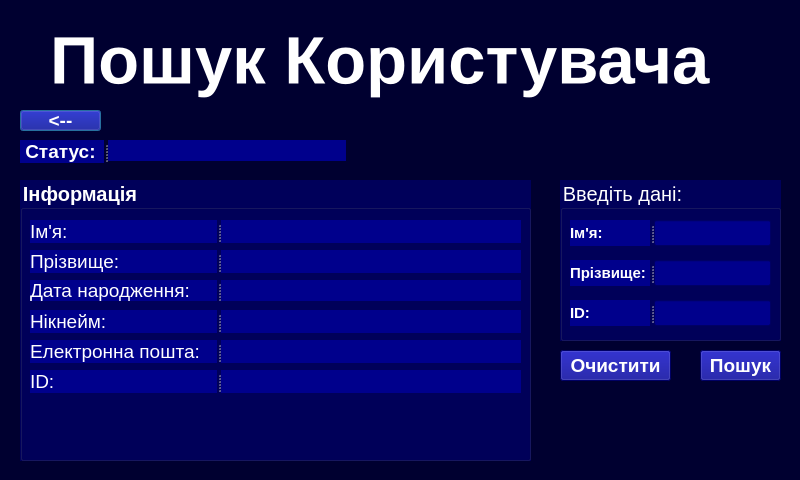
<?xml version="1.0" encoding="UTF-8"?>
<ui version="4.0">
 <class>search_customer</class>
 <widget class="QDialog" name="search_customer">
  <property name="geometry">
   <rect>
    <x>0</x>
    <y>0</y>
    <width>800</width>
    <height>480</height>
   </rect>
  </property>
  <property name="windowTitle">
   <string>Dialog</string>
  </property>
  <property name="styleSheet">
   <string notr="true">background-color:rgb(0, 0, 48);
</string>
  </property>
  <widget class="QGroupBox" name="INFO_OUT">
   <property name="geometry">
    <rect>
     <x>20</x>
     <y>180</y>
     <width>511</width>
     <height>281</height>
    </rect>
   </property>
   <property name="font">
    <font>
     <pointsize>15</pointsize>
     <weight>75</weight>
     <bold>true</bold>
    </font>
   </property>
   <property name="styleSheet">
    <string notr="true">color:white;
background-color:rgb(0, 0, 90);</string>
   </property>
   <property name="title">
    <string>Інформація</string>
   </property>
   <widget class="QSplitter" name="Second_name">
    <property name="geometry">
     <rect>
      <x>10</x>
      <y>70</y>
      <width>491</width>
      <height>23</height>
     </rect>
    </property>
    <property name="orientation">
     <enum>Qt::Horizontal</enum>
    </property>
    <widget class="QLabel" name="second_name_L">
     <property name="enabled">
      <bool>true</bool>
     </property>
     <property name="minimumSize">
      <size>
       <width>187</width>
       <height>23</height>
      </size>
     </property>
     <property name="maximumSize">
      <size>
       <width>313</width>
       <height>23</height>
      </size>
     </property>
     <property name="font">
      <font>
       <pointsize>14</pointsize>
      </font>
     </property>
     <property name="styleSheet">
      <string notr="true">color:white;
background-color:rgb(0, 0, 140);</string>
     </property>
     <property name="text">
      <string>Прізвище:</string>
     </property>
    </widget>
    <widget class="QLabel" name="second_name_out">
     <property name="minimumSize">
      <size>
       <width>300</width>
       <height>0</height>
      </size>
     </property>
     <property name="font">
      <font>
       <pointsize>14</pointsize>
      </font>
     </property>
     <property name="styleSheet">
      <string notr="true">color:white;
background-color:rgb(0, 0, 140);</string>
     </property>
     <property name="text">
      <string/>
     </property>
    </widget>
   </widget>
   <widget class="QSplitter" name="Date_of_birth">
    <property name="geometry">
     <rect>
      <x>10</x>
      <y>100</y>
      <width>491</width>
      <height>21</height>
     </rect>
    </property>
    <property name="orientation">
     <enum>Qt::Horizontal</enum>
    </property>
    <widget class="QLabel" name="data_L">
     <property name="enabled">
      <bool>true</bool>
     </property>
     <property name="minimumSize">
      <size>
       <width>187</width>
       <height>21</height>
      </size>
     </property>
     <property name="maximumSize">
      <size>
       <width>313</width>
       <height>16777215</height>
      </size>
     </property>
     <property name="font">
      <font>
       <pointsize>14</pointsize>
      </font>
     </property>
     <property name="styleSheet">
      <string notr="true">color:white;
background-color:rgb(0, 0, 140);</string>
     </property>
     <property name="text">
      <string>Дата народження:</string>
     </property>
    </widget>
    <widget class="QLabel" name="data_out">
     <property name="minimumSize">
      <size>
       <width>300</width>
       <height>0</height>
      </size>
     </property>
     <property name="font">
      <font>
       <pointsize>14</pointsize>
      </font>
     </property>
     <property name="styleSheet">
      <string notr="true">color:white;
background-color:rgb(0, 0, 140);</string>
     </property>
     <property name="text">
      <string/>
     </property>
    </widget>
   </widget>
   <widget class="QSplitter" name="NIk">
    <property name="geometry">
     <rect>
      <x>10</x>
      <y>130</y>
      <width>491</width>
      <height>23</height>
     </rect>
    </property>
    <property name="orientation">
     <enum>Qt::Horizontal</enum>
    </property>
    <widget class="QLabel" name="nik_L">
     <property name="enabled">
      <bool>true</bool>
     </property>
     <property name="minimumSize">
      <size>
       <width>187</width>
       <height>23</height>
      </size>
     </property>
     <property name="maximumSize">
      <size>
       <width>313</width>
       <height>16777215</height>
      </size>
     </property>
     <property name="font">
      <font>
       <pointsize>14</pointsize>
      </font>
     </property>
     <property name="styleSheet">
      <string notr="true">color:white;
background-color:rgb(0, 0, 140);</string>
     </property>
     <property name="text">
      <string>Нікнейм:</string>
     </property>
    </widget>
    <widget class="QLabel" name="nik_out">
     <property name="minimumSize">
      <size>
       <width>300</width>
       <height>0</height>
      </size>
     </property>
     <property name="font">
      <font>
       <pointsize>14</pointsize>
      </font>
     </property>
     <property name="styleSheet">
      <string notr="true">color:white;
background-color:rgb(0, 0, 140);</string>
     </property>
     <property name="text">
      <string/>
     </property>
    </widget>
   </widget>
   <widget class="QSplitter" name="EMAIL">
    <property name="geometry">
     <rect>
      <x>10</x>
      <y>160</y>
      <width>491</width>
      <height>23</height>
     </rect>
    </property>
    <property name="orientation">
     <enum>Qt::Horizontal</enum>
    </property>
    <widget class="QLabel" name="email_L">
     <property name="enabled">
      <bool>true</bool>
     </property>
     <property name="minimumSize">
      <size>
       <width>187</width>
       <height>23</height>
      </size>
     </property>
     <property name="maximumSize">
      <size>
       <width>313</width>
       <height>16777215</height>
      </size>
     </property>
     <property name="font">
      <font>
       <pointsize>14</pointsize>
      </font>
     </property>
     <property name="styleSheet">
      <string notr="true">color:white;
background-color:rgb(0, 0, 140);</string>
     </property>
     <property name="text">
      <string>Електронна пошта:</string>
     </property>
    </widget>
    <widget class="QLabel" name="email_out">
     <property name="minimumSize">
      <size>
       <width>300</width>
       <height>0</height>
      </size>
     </property>
     <property name="font">
      <font>
       <pointsize>14</pointsize>
      </font>
     </property>
     <property name="styleSheet">
      <string notr="true">color:white;
background-color:rgb(0, 0, 140);</string>
     </property>
     <property name="text">
      <string/>
     </property>
    </widget>
   </widget>
   <widget class="QSplitter" name="First_Name">
    <property name="geometry">
     <rect>
      <x>10</x>
      <y>40</y>
      <width>491</width>
      <height>23</height>
     </rect>
    </property>
    <property name="orientation">
     <enum>Qt::Horizontal</enum>
    </property>
    <widget class="QLabel" name="name_L">
     <property name="enabled">
      <bool>true</bool>
     </property>
     <property name="minimumSize">
      <size>
       <width>187</width>
       <height>23</height>
      </size>
     </property>
     <property name="maximumSize">
      <size>
       <width>313</width>
       <height>16777215</height>
      </size>
     </property>
     <property name="font">
      <font>
       <pointsize>14</pointsize>
      </font>
     </property>
     <property name="styleSheet">
      <string notr="true">color:white;
background-color:rgb(0, 0, 140);</string>
     </property>
     <property name="text">
      <string>Ім'я:</string>
     </property>
    </widget>
    <widget class="QLabel" name="name_out">
     <property name="minimumSize">
      <size>
       <width>300</width>
       <height>23</height>
      </size>
     </property>
     <property name="font">
      <font>
       <pointsize>14</pointsize>
      </font>
     </property>
     <property name="styleSheet">
      <string notr="true">color:white;
background-color:rgb(0, 0, 140);</string>
     </property>
     <property name="text">
      <string/>
     </property>
    </widget>
   </widget>
   <widget class="QSplitter" name="ID">
    <property name="geometry">
     <rect>
      <x>10</x>
      <y>190</y>
      <width>491</width>
      <height>23</height>
     </rect>
    </property>
    <property name="orientation">
     <enum>Qt::Horizontal</enum>
    </property>
    <widget class="QLabel" name="ID_L">
     <property name="enabled">
      <bool>true</bool>
     </property>
     <property name="minimumSize">
      <size>
       <width>187</width>
       <height>23</height>
      </size>
     </property>
     <property name="maximumSize">
      <size>
       <width>313</width>
       <height>16777215</height>
      </size>
     </property>
     <property name="font">
      <font>
       <pointsize>14</pointsize>
      </font>
     </property>
     <property name="styleSheet">
      <string notr="true">color:white;
background-color:rgb(0, 0, 140);</string>
     </property>
     <property name="text">
      <string>ID:</string>
     </property>
    </widget>
    <widget class="QLabel" name="ID_out">
     <property name="minimumSize">
      <size>
       <width>300</width>
       <height>0</height>
      </size>
     </property>
     <property name="font">
      <font>
       <pointsize>14</pointsize>
      </font>
     </property>
     <property name="styleSheet">
      <string notr="true">color:white;
background-color:rgb(0, 0, 140);</string>
     </property>
     <property name="text">
      <string/>
     </property>
    </widget>
   </widget>
  </widget>
  <widget class="QLabel" name="logo">
   <property name="geometry">
    <rect>
     <x>50</x>
     <y>20</y>
     <width>698</width>
     <height>81</height>
    </rect>
   </property>
   <property name="font">
    <font>
     <pointsize>50</pointsize>
     <weight>75</weight>
     <bold>true</bold>
    </font>
   </property>
   <property name="styleSheet">
    <string notr="true">color:white;</string>
   </property>
   <property name="text">
    <string>Пошук Користувача</string>
   </property>
  </widget>
  <widget class="QPushButton" name="Exit_B">
   <property name="geometry">
    <rect>
     <x>20</x>
     <y>110</y>
     <width>81</width>
     <height>21</height>
    </rect>
   </property>
   <property name="font">
    <font>
     <pointsize>14</pointsize>
     <weight>75</weight>
     <bold>true</bold>
    </font>
   </property>
   <property name="styleSheet">
    <string notr="true">color:white;
background-color:rgb(0, 0, 140);</string>
   </property>
   <property name="text">
    <string>&lt;--</string>
   </property>
  </widget>
  <widget class="QGroupBox" name="INFO_IN">
   <property name="geometry">
    <rect>
     <x>560</x>
     <y>180</y>
     <width>221</width>
     <height>161</height>
    </rect>
   </property>
   <property name="font">
    <font>
     <pointsize>15</pointsize>
    </font>
   </property>
   <property name="styleSheet">
    <string notr="true">color:white;
background-color:rgb(0, 0, 90);</string>
   </property>
   <property name="title">
    <string>Введіть дані:</string>
   </property>
   <widget class="QSplitter" name="splitter">
    <property name="geometry">
     <rect>
      <x>10</x>
      <y>40</y>
      <width>201</width>
      <height>26</height>
     </rect>
    </property>
    <property name="orientation">
     <enum>Qt::Horizontal</enum>
    </property>
    <widget class="QLabel" name="name_in_L">
     <property name="minimumSize">
      <size>
       <width>80</width>
       <height>0</height>
      </size>
     </property>
     <property name="font">
      <font>
       <pointsize>11</pointsize>
       <weight>75</weight>
       <bold>true</bold>
      </font>
     </property>
     <property name="styleSheet">
      <string notr="true">color:white;
background-color:rgb(0, 0, 140);</string>
     </property>
     <property name="text">
      <string>Ім'я:</string>
     </property>
    </widget>
    <widget class="QLineEdit" name="name_in">
     <property name="maximumSize">
      <size>
       <width>117</width>
       <height>26</height>
      </size>
     </property>
     <property name="font">
      <font>
       <pointsize>11</pointsize>
      </font>
     </property>
     <property name="styleSheet">
      <string notr="true">color:white;
background-color:rgb(0, 0, 140);


</string>
     </property>
    </widget>
   </widget>
   <widget class="QSplitter" name="splitter_2">
    <property name="geometry">
     <rect>
      <x>10</x>
      <y>80</y>
      <width>201</width>
      <height>26</height>
     </rect>
    </property>
    <property name="orientation">
     <enum>Qt::Horizontal</enum>
    </property>
    <widget class="QLabel" name="second_name_in_L">
     <property name="minimumSize">
      <size>
       <width>80</width>
       <height>0</height>
      </size>
     </property>
     <property name="font">
      <font>
       <pointsize>11</pointsize>
       <weight>75</weight>
       <bold>true</bold>
      </font>
     </property>
     <property name="styleSheet">
      <string notr="true">color:white;
background-color:rgb(0, 0, 140);</string>
     </property>
     <property name="text">
      <string>Прізвище:</string>
     </property>
    </widget>
    <widget class="QLineEdit" name="second_name_in">
     <property name="maximumSize">
      <size>
       <width>117</width>
       <height>26</height>
      </size>
     </property>
     <property name="font">
      <font>
       <pointsize>11</pointsize>
      </font>
     </property>
     <property name="styleSheet">
      <string notr="true">color:white;
background-color:rgb(0, 0, 140);


</string>
     </property>
    </widget>
   </widget>
   <widget class="QSplitter" name="splitter_3">
    <property name="geometry">
     <rect>
      <x>10</x>
      <y>120</y>
      <width>201</width>
      <height>26</height>
     </rect>
    </property>
    <property name="orientation">
     <enum>Qt::Horizontal</enum>
    </property>
    <widget class="QLabel" name="ID_IN_L">
     <property name="minimumSize">
      <size>
       <width>80</width>
       <height>0</height>
      </size>
     </property>
     <property name="font">
      <font>
       <pointsize>11</pointsize>
       <weight>75</weight>
       <bold>true</bold>
      </font>
     </property>
     <property name="styleSheet">
      <string notr="true">color:white;
background-color:rgb(0, 0, 140);</string>
     </property>
     <property name="text">
      <string>ID:</string>
     </property>
    </widget>
    <widget class="QLineEdit" name="ID_IN">
     <property name="maximumSize">
      <size>
       <width>117</width>
       <height>26</height>
      </size>
     </property>
     <property name="font">
      <font>
       <pointsize>11</pointsize>
      </font>
     </property>
     <property name="styleSheet">
      <string notr="true">color:white;
background-color:rgb(0, 0, 140);


</string>
     </property>
    </widget>
   </widget>
  </widget>
  <widget class="QPushButton" name="search_B">
   <property name="geometry">
    <rect>
     <x>700</x>
     <y>350</y>
     <width>81</width>
     <height>31</height>
    </rect>
   </property>
   <property name="font">
    <font>
     <pointsize>14</pointsize>
     <weight>75</weight>
     <bold>true</bold>
    </font>
   </property>
   <property name="styleSheet">
    <string notr="true">color:white;
background-color:rgb(0, 0, 140);


</string>
   </property>
   <property name="text">
    <string>Пошук</string>
   </property>
  </widget>
  <widget class="QPushButton" name="Clear_B">
   <property name="geometry">
    <rect>
     <x>560</x>
     <y>350</y>
     <width>111</width>
     <height>31</height>
    </rect>
   </property>
   <property name="font">
    <font>
     <pointsize>14</pointsize>
     <weight>75</weight>
     <bold>true</bold>
    </font>
   </property>
   <property name="styleSheet">
    <string notr="true">color:white;
background-color:rgb(0, 0, 140);


</string>
   </property>
   <property name="text">
    <string>Очистити</string>
   </property>
  </widget>
  <widget class="QSplitter" name="splitter_4">
   <property name="geometry">
    <rect>
     <x>20</x>
     <y>140</y>
     <width>326</width>
     <height>23</height>
    </rect>
   </property>
   <property name="orientation">
    <enum>Qt::Horizontal</enum>
   </property>
   <widget class="QLabel" name="stat_L">
    <property name="maximumSize">
     <size>
      <width>84</width>
      <height>16777215</height>
     </size>
    </property>
    <property name="font">
     <font>
      <pointsize>14</pointsize>
      <weight>75</weight>
      <bold>true</bold>
     </font>
    </property>
    <property name="styleSheet">
     <string notr="true">color:white;
background-color:rgb(0, 0, 140);</string>
    </property>
    <property name="text">
     <string> Статус: </string>
    </property>
   </widget>
   <widget class="QLabel" name="stat_info">
    <property name="minimumSize">
     <size>
      <width>0</width>
      <height>21</height>
     </size>
    </property>
    <property name="maximumSize">
     <size>
      <width>238</width>
      <height>21</height>
     </size>
    </property>
    <property name="font">
     <font>
      <pointsize>10</pointsize>
      <weight>75</weight>
      <bold>true</bold>
     </font>
    </property>
    <property name="styleSheet">
     <string notr="true">color:white;
background-color:rgb(0, 0, 140);</string>
    </property>
    <property name="text">
     <string/>
    </property>
   </widget>
  </widget>
 </widget>
 <resources/>
 <connections/>
</ui>
